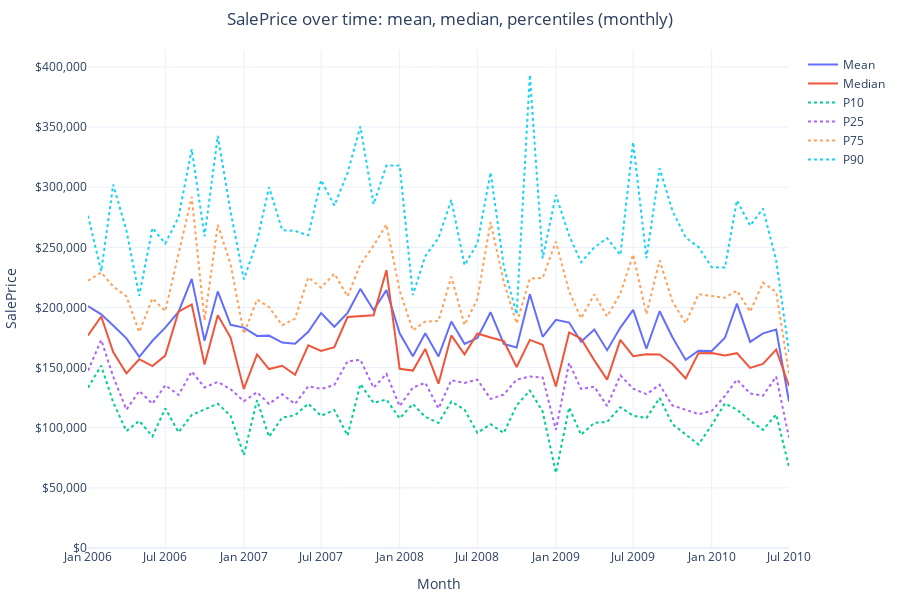

Notebook source saved alongside this figure:
### Code cell
import pandas as pd
import plotly.graph_objects as go

d = df_raw[["YrSold", "MoSold", "SalePrice"]].dropna().copy()
d["date"] = pd.to_datetime(dict(year=d["YrSold"].astype(int), month=d["MoSold"].astype(int), day=1))

g = d.groupby("date")["SalePrice"]
ts = pd.DataFrame({
    "mean": g.mean(),
    "median": g.median(),
    "p10": g.quantile(0.10),
    "p25": g.quantile(0.25),
    "p75": g.quantile(0.75),
    "p90": g.quantile(0.90),
}).reset_index().sort_values("date")

fig = go.Figure()

fig.add_trace(go.Scatter(x=ts["date"], y=ts["mean"], mode="lines", name="Mean"))
fig.add_trace(go.Scatter(x=ts["date"], y=ts["median"], mode="lines", name="Median"))

fig.add_trace(go.Scatter(x=ts["date"], y=ts["p10"], mode="lines", name="P10", line=dict(dash="dot")))
fig.add_trace(go.Scatter(x=ts["date"], y=ts["p25"], mode="lines", name="P25", line=dict(dash="dot")))
fig.add_trace(go.Scatter(x=ts["date"], y=ts["p75"], mode="lines", name="P75", line=dict(dash="dot")))
fig.add_trace(go.Scatter(x=ts["date"], y=ts["p90"], mode="lines", name="P90", line=dict(dash="dot")))

fig.update_layout(
    template="plotly_white",
    title="SalePrice over time: mean, median, percentiles (monthly)",
    title_x=0.5,
    height=600,
    margin=dict(l=10, r=10, t=50, b=10),
)

fig.update_xaxes(title_text="Month")
fig.update_yaxes(
    title_text="SalePrice",
    tickprefix="$",
    tickformat=",.0f",
    rangemode="tozero"
)

fig.show()
